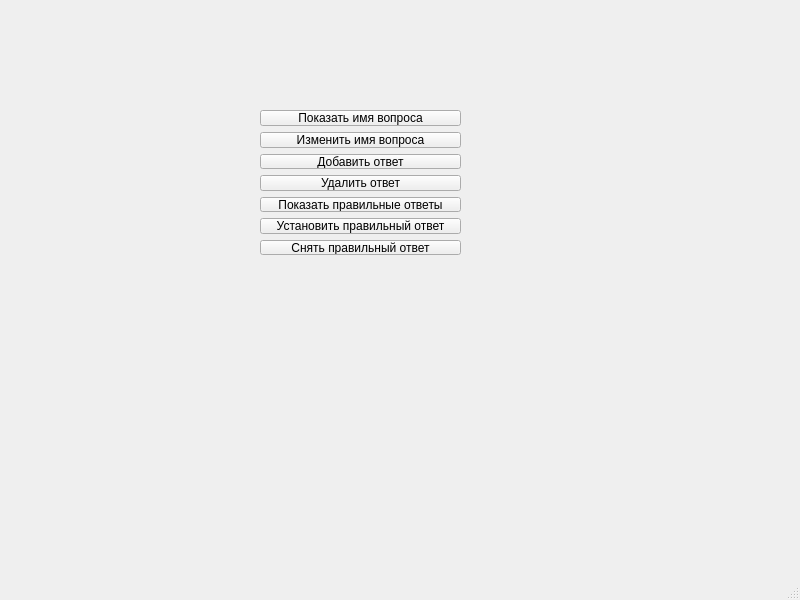
<?xml version="1.0" encoding="UTF-8"?>
<ui version="4.0">
 <class>MainWindow</class>
 <widget class="QMainWindow" name="MainWindow">
  <property name="geometry">
   <rect>
    <x>0</x>
    <y>0</y>
    <width>800</width>
    <height>600</height>
   </rect>
  </property>
  <property name="windowTitle">
   <string>MainWindow</string>
  </property>
  <widget class="QWidget" name="centralwidget">
   <widget class="QWidget" name="verticalLayoutWidget">
    <property name="geometry">
     <rect>
      <x>260</x>
      <y>110</y>
      <width>201</width>
      <height>145</height>
     </rect>
    </property>
    <layout class="QVBoxLayout" name="verticalLayout">
     <item>
      <widget class="QPushButton" name="pushButton_2">
       <property name="text">
        <string>Показать имя вопроса</string>
       </property>
      </widget>
     </item>
     <item>
      <widget class="QPushButton" name="pushButton">
       <property name="text">
        <string>Изменить имя вопроса</string>
       </property>
      </widget>
     </item>
     <item>
      <widget class="QPushButton" name="pushButton_3">
       <property name="text">
        <string>Добавить ответ</string>
       </property>
      </widget>
     </item>
     <item>
      <widget class="QPushButton" name="pushButton_4">
       <property name="text">
        <string>Удалить ответ</string>
       </property>
      </widget>
     </item>
     <item>
      <widget class="QPushButton" name="pushButton_5">
       <property name="text">
        <string>Показать правильные ответы</string>
       </property>
      </widget>
     </item>
     <item>
      <widget class="QPushButton" name="pushButton_6">
       <property name="text">
        <string>Установить правильный ответ</string>
       </property>
      </widget>
     </item>
     <item>
      <widget class="QPushButton" name="pushButton_7">
       <property name="text">
        <string>Снять правильный ответ</string>
       </property>
      </widget>
     </item>
    </layout>
   </widget>
  </widget>
  <widget class="QMenuBar" name="menubar">
   <property name="geometry">
    <rect>
     <x>0</x>
     <y>0</y>
     <width>800</width>
     <height>18</height>
    </rect>
   </property>
  </widget>
  <widget class="QStatusBar" name="statusbar"/>
 </widget>
 <resources/>
 <connections/>
</ui>
